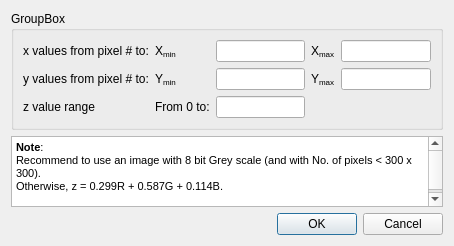
<?xml version="1.0" encoding="UTF-8"?>
<ui version="4.0">
 <class>ImageViewerOptionsUI</class>
 <widget class="QDialog" name="ImageViewerOptionsUI">
  <property name="geometry">
   <rect>
    <x>0</x>
    <y>0</y>
    <width>454</width>
    <height>246</height>
   </rect>
  </property>
  <property name="windowTitle">
   <string>Image Conversion Options</string>
  </property>
  <layout class="QGridLayout" name="gridLayout_4">
   <item row="0" column="0">
    <widget class="QGroupBox" name="groupBox">
     <property name="title">
      <string>GroupBox</string>
     </property>
     <layout class="QGridLayout" name="gridLayout_3">
      <item row="0" column="0">
       <layout class="QGridLayout" name="gridLayout_2">
        <item row="0" column="0">
         <layout class="QGridLayout" name="gridLayout">
          <item row="0" column="0">
           <widget class="QLabel" name="label">
            <property name="text">
             <string>x values from pixel # to:</string>
            </property>
           </widget>
          </item>
          <item row="0" column="1">
           <widget class="QLabel" name="label_6">
            <property name="text">
             <string>&lt;html&gt;&lt;head/&gt;&lt;body&gt;&lt;p&gt;X&lt;span style=&quot; vertical-align:sub;&quot;&gt;min&lt;/span&gt;&lt;/p&gt;&lt;/body&gt;&lt;/html&gt;</string>
            </property>
           </widget>
          </item>
          <item row="0" column="2">
           <widget class="QLineEdit" name="txtXmin"/>
          </item>
          <item row="1" column="0">
           <widget class="QLabel" name="label_2">
            <property name="text">
             <string>y values from pixel # to:</string>
            </property>
           </widget>
          </item>
          <item row="1" column="1">
           <widget class="QLabel" name="label_7">
            <property name="text">
             <string>&lt;html&gt;&lt;head/&gt;&lt;body&gt;&lt;p&gt;Y&lt;span style=&quot; vertical-align:sub;&quot;&gt;min&lt;/span&gt;&lt;/p&gt;&lt;/body&gt;&lt;/html&gt;</string>
            </property>
           </widget>
          </item>
          <item row="1" column="2">
           <widget class="QLineEdit" name="txtYmin"/>
          </item>
          <item row="2" column="0">
           <widget class="QLabel" name="label_3">
            <property name="text">
             <string>&lt;html&gt;&lt;head/&gt;&lt;body&gt;&lt;p&gt;z value range&lt;/p&gt;&lt;/body&gt;&lt;/html&gt;</string>
            </property>
           </widget>
          </item>
          <item row="2" column="1">
           <widget class="QLabel" name="label_8">
            <property name="text">
             <string>&lt;html&gt;&lt;head/&gt;&lt;body&gt;&lt;p&gt;From 0 to:&lt;/p&gt;&lt;/body&gt;&lt;/html&gt;</string>
            </property>
           </widget>
          </item>
          <item row="2" column="2">
           <widget class="QLineEdit" name="txtZmax"/>
          </item>
         </layout>
        </item>
        <item row="0" column="1">
         <layout class="QFormLayout" name="formLayout_2">
          <item row="0" column="0">
           <widget class="QLabel" name="label_4">
            <property name="text">
             <string>&lt;html&gt;&lt;head/&gt;&lt;body&gt;&lt;p&gt;X&lt;span style=&quot; vertical-align:sub;&quot;&gt;max&lt;/span&gt;&lt;/p&gt;&lt;/body&gt;&lt;/html&gt;</string>
            </property>
           </widget>
          </item>
          <item row="0" column="1">
           <widget class="QLineEdit" name="txtXmax"/>
          </item>
          <item row="1" column="0">
           <widget class="QLabel" name="label_5">
            <property name="text">
             <string>&lt;html&gt;&lt;head/&gt;&lt;body&gt;&lt;p&gt;Y&lt;span style=&quot; vertical-align:sub;&quot;&gt;max&lt;/span&gt;&lt;/p&gt;&lt;/body&gt;&lt;/html&gt;</string>
            </property>
           </widget>
          </item>
          <item row="1" column="1">
           <widget class="QLineEdit" name="txtYmax"/>
          </item>
         </layout>
        </item>
       </layout>
      </item>
     </layout>
    </widget>
   </item>
   <item row="1" column="0">
    <widget class="QTextBrowser" name="textBrowser">
     <property name="enabled">
      <bool>true</bool>
     </property>
     <property name="html">
      <string>&lt;!DOCTYPE HTML PUBLIC &quot;-//W3C//DTD HTML 4.0//EN&quot; &quot;http://www.w3.org/TR/REC-html40/strict.dtd&quot;&gt;
&lt;html&gt;&lt;head&gt;&lt;meta name=&quot;qrichtext&quot; content=&quot;1&quot; /&gt;&lt;style type=&quot;text/css&quot;&gt;
p, li { white-space: pre-wrap; }
&lt;/style&gt;&lt;/head&gt;&lt;body style=&quot; font-family:'MS Shell Dlg 2'; font-size:7.8pt; font-weight:400; font-style:normal;&quot;&gt;
&lt;p style=&quot; margin-top:0px; margin-bottom:0px; margin-left:0px; margin-right:0px; -qt-block-indent:0; text-indent:0px;&quot;&gt;&lt;span style=&quot; font-size:8pt; font-weight:600;&quot;&gt;Note&lt;/span&gt;&lt;span style=&quot; font-size:8pt;&quot;&gt;:&lt;/span&gt;&lt;/p&gt;
&lt;p style=&quot; margin-top:0px; margin-bottom:0px; margin-left:0px; margin-right:0px; -qt-block-indent:0; text-indent:0px;&quot;&gt;&lt;span style=&quot; font-size:8pt;&quot;&gt;Recommend to use an image with 8 bit Grey scale (and with No. of pixels &amp;lt; 300 x 300).&lt;/span&gt;&lt;/p&gt;
&lt;p style=&quot; margin-top:0px; margin-bottom:0px; margin-left:0px; margin-right:0px; -qt-block-indent:0; text-indent:0px;&quot;&gt;&lt;span style=&quot; font-size:8pt;&quot;&gt;Otherwise, z = 0.299R + 0.587G + 0.114B.&lt;/span&gt;&lt;/p&gt;
&lt;p style=&quot;-qt-paragraph-type:empty; margin-top:0px; margin-bottom:0px; margin-left:0px; margin-right:0px; -qt-block-indent:0; text-indent:0px; font-size:8pt;&quot;&gt;&lt;br /&gt;&lt;/p&gt;&lt;/body&gt;&lt;/html&gt;</string>
     </property>
    </widget>
   </item>
   <item row="2" column="0">
    <layout class="QHBoxLayout" name="horizontalLayout">
     <item>
      <spacer name="horizontalSpacer">
       <property name="orientation">
        <enum>Qt::Horizontal</enum>
       </property>
       <property name="sizeHint" stdset="0">
        <size>
         <width>40</width>
         <height>20</height>
        </size>
       </property>
      </spacer>
     </item>
     <item>
      <widget class="QDialogButtonBox" name="buttonBox">
       <property name="orientation">
        <enum>Qt::Horizontal</enum>
       </property>
       <property name="standardButtons">
        <set>QDialogButtonBox::Cancel|QDialogButtonBox::Ok</set>
       </property>
      </widget>
     </item>
    </layout>
   </item>
  </layout>
  <zorder>groupBox</zorder>
  <zorder>buttonBox</zorder>
  <zorder>textBrowser</zorder>
  <zorder>horizontalSpacer</zorder>
 </widget>
 <resources/>
 <connections>
  <connection>
   <sender>buttonBox</sender>
   <signal>accepted()</signal>
   <receiver>ImageViewerOptionsUI</receiver>
   <slot>accept()</slot>
   <hints>
    <hint type="sourcelabel">
     <x>248</x>
     <y>254</y>
    </hint>
    <hint type="destinationlabel">
     <x>157</x>
     <y>274</y>
    </hint>
   </hints>
  </connection>
  <connection>
   <sender>buttonBox</sender>
   <signal>rejected()</signal>
   <receiver>ImageViewerOptionsUI</receiver>
   <slot>reject()</slot>
   <hints>
    <hint type="sourcelabel">
     <x>316</x>
     <y>260</y>
    </hint>
    <hint type="destinationlabel">
     <x>286</x>
     <y>274</y>
    </hint>
   </hints>
  </connection>
 </connections>
</ui>
